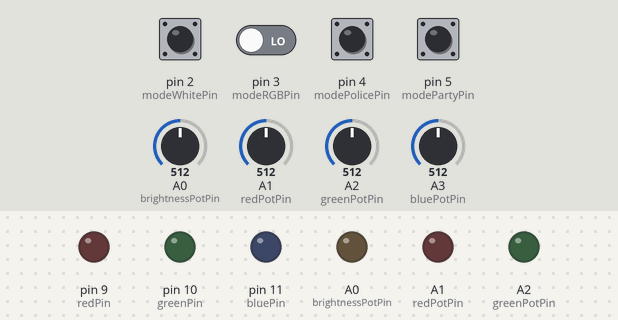
The sketch below on a simulated Arduino Uno, built with avr-gcc and run on an emulated ATmega328P. Parts: output pins drawn as LEDs (lit = HIGH). Dashed ring = blinking. The test bench sets the inputs (shaded band); at power-on: pin 2 (modeWhitePin), pin 3 (modeRGBPin), pin 4 (modePolicePin), pin 5 (modePartyPin) LOW, A0 (brightnessPotPin) = 512, A1 (redPotPin) = 512, A2 (greenPotPin) = 512, A3 (bluePotPin) = 512.

Above: at 1.2 s.
1.3 s: pin 2 (modeWhitePin) pulled HIGH for 0.15 s
At 2.3 s:
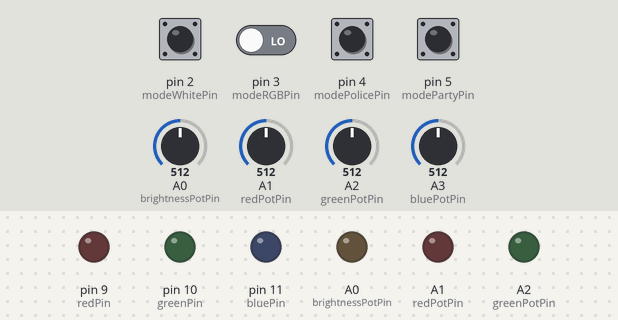
3.0 s: pin 4 (modePolicePin) pulled HIGH for 0.15 s
At 3.25 s:
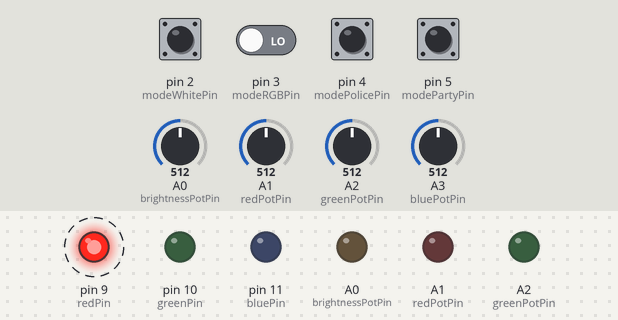
6.0 s: pin 5 (modePartyPin) pulled HIGH for 0.15 s
At 6.15 s:
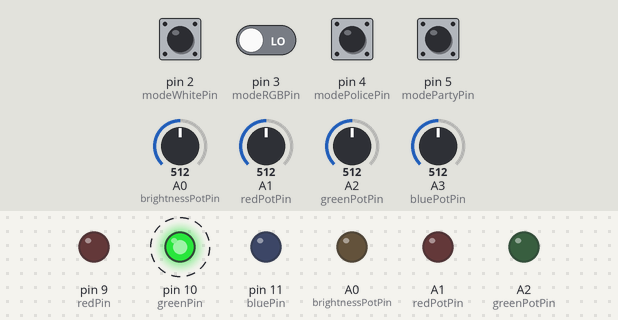
9.0 s: pin 3 (modeRGBPin) driven HIGH and pin 4 (modePolicePin) driven HIGH
At 9.15 s:
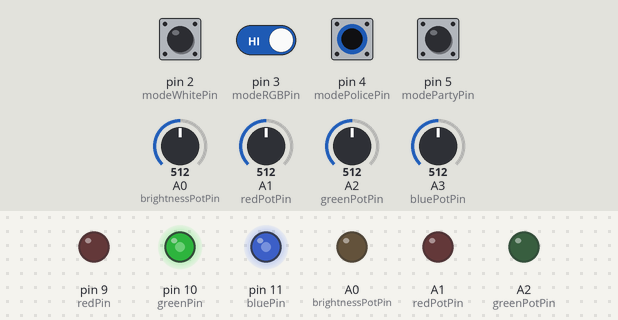
12.0 s: pin 4 (modePolicePin) driven LOW
At 12.17 s:
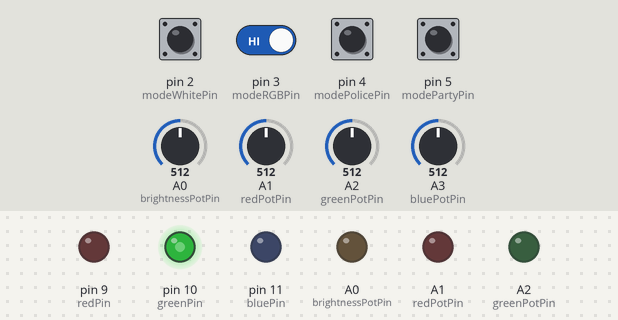
13.7 s: pin 2 (modeWhitePin) pulled HIGH for 1 s
At 14.5 s:
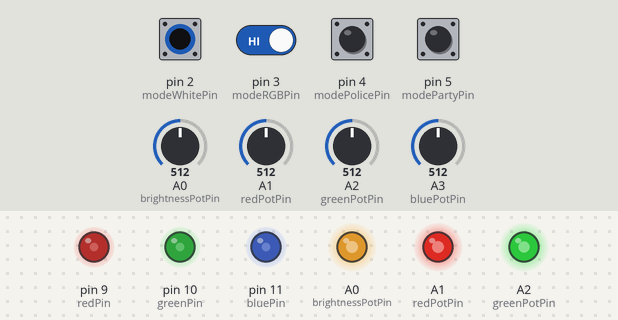
Timing chart, 0 to 16.7 s (numbered marks = the images above; inputs shaded):
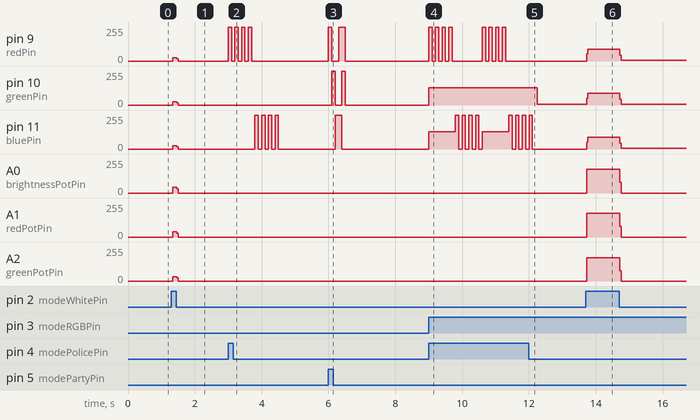

The sketch:

future_flashlight.ino
```cpp
/*
MODES
	White
	RGB
	Police
	Party Strobe

	Code for atmega328p using arduino IDE for 100W RGB LED Flashlight

	to further understand the Arduino IDE, go here: https://www.arduino.cc/reference/en/
*/

// defining intputs
const int inputSetup[] = {A0, A1, A2, A3, 2, 3, 4, 5}; // easier to define pinmodes in array
//actual used names for pins
const int modeWhitePin = 2; // rotary switch will pull one pin high at a time
const int modeRGBPin = 3;
const int modePolicePin = 4;
const int modePartyPin = 5;

const int brightnessPotPin = A0; // analog inputs for brightness levels using potentiometers
const int redPotPin = A1;
const int greenPotPin = A2;
const int bluePotPin = A3;

//defining outputs (only specific pins can be used for pwm output, will still work with digital 1 or 0)
const int ledPins[] = {9, 10, 11}; // define pinmodes in array
const int redPin = 9;
const int greenPin = 10;
const int bluePin = 11;


const int strobeDelay = 100; // in miliseconds
const int partySequence[][3] = {{1, 0, 0},	// red
								{0, 1, 0},	// green
								{0, 0, 1},	// blue
								{1, 0, 1},	// cyan
								{1, 1, 0},	// yellow
								{1, 0, 1}};	// magenta

void setup() {	//first executed code, pretty much "main()"
	for (int i = 0; i < sizeof(inputSetup); ++i) {
		pinMode(inputSetup[i], INPUT);
	}
	for (int i = 0; i < sizeof(ledPins); ++i) {
		pinMode(ledPins[i], OUTPUT);
	}
} // after this, will start running loop() located at the bottom of the script

void blank() { // turn all lights off
	for (int i = 0; i < sizeof(ledPins); ++i) {
		digitalWrite(ledPins[i], LOW);
	}
}

void checkWhiteMode() { // mode for solid white light with brightness controll
	if (digitalRead(modeWhitePin) == HIGH) { // check for mode pin as HIGH
		int whiteLevel = map(analogRead(brightnessPotPin), 0, 1020, 0, 255);
		for (int i = 0; i < sizeof(ledPins); ++i) {
			analogWrite(ledPins[i], whiteLevel);
		}
	} else { // turn off if mode not selected
		blank();
	}
}

void checkRGBMode() { // mode for RGB color selection with potentiometers
	if (digitalRead(modeRGBPin) == HIGH) {
		int redLevel = map(analogRead(redPotPin), 0, 1020, 0, 255); // maps to convert 10bit value to 8 bit for analogWrite() (pwm)
		int greenLevel = map(analogRead(greenPotPin), 0, 1020, 0, 255);
		int blueLevel = map(analogRead(bluePotPin), 0, 1020, 0, 255);
		analogWrite(redPin, redLevel);
		analogWrite(greenPin, greenLevel);
		analogWrite(bluePin, blueLevel);
	} else {
		blank();
	}
}

void checkPoliceMode() { // mode for police light animation
	if (digitalRead(modePolicePin) == HIGH) {
		for (int i = 0; i <= 3; ++i) {
			digitalWrite(redPin, HIGH);
			delay(strobeDelay);
			digitalWrite(redPin, LOW);
			delay(strobeDelay);
		}
		for (int i = 0; i <= 3; ++i) {
			digitalWrite(bluePin, HIGH);
			delay(strobeDelay);
			digitalWrite(bluePin, LOW);
			delay(strobeDelay);
		}
	} else {
		blank();
	}
}

void checkPartyMode() { // mode for party strobe with pre programed colors in 2d array
	if (digitalRead(modePartyPin) == HIGH) {
		for (int i = 0; i < 5; ++i) {
			digitalWrite(redPin, partySequence[i][0]);
			digitalWrite(greenPin, partySequence[i][1]);
			digitalWrite(bluePin, partySequence[i][2]);
			delay(strobeDelay);
		}
	} else {
		blank();
	}
}

void loop() { // loop will run through functions as they check themselves for on-state
	checkWhiteMode();
	checkRGBMode();
	checkPoliceMode();
	checkPartyMode();
}
```

Measured:
- after the input at 1.3 s, pin 9 (redPin), pin 10 (greenPin): 0/255 → 24/255 at once, → 0/255 0.12 s later
- after the input at 3.0 s, pin 9 (redPin): alternates 255/255 for 0.10 s and 0/255 for 0.10 s, 8 changes in all, then stays 0/255, starting at once; pin 11 (bluePin): alternates 255/255 for 0.10 s and 0/255 for 0.10 s, 8 changes in all, then stays 0/255, starting after 0.80 s
- after the input at 6.0 s, pin 9 (redPin): 0/255 → 255/255 at once, → 0/255 0.10 s later, → 255/255 0.20 s later, → 0/255 0.20 s later; pin 10 (greenPin): alternates 255/255 for 0.10 s and 0/255 for 0.20 s, 4 changes in all, then stays 0/255, starting after 0.10 s; pin 11 (bluePin): 0/255 → 255/255 after 0.20 s, → 0/255 0.20 s later
- after the input at 9.0 s, pin 9 (redPin): goes 3 × (255/255 0.10 s, 0/255 0.10 s), 255/255 0.10 s, 0/255 0.90 s, 3 × (255/255 0.10 s, 0/255 0.10 s), 255/255 0.10 s, then 0/255, starting at once; pin 10 (greenPin): 0/255 → 128/255 at once
- after the input at 12.0 s, pin 9 (redPin): stops changing and stays 0/255; pin 10 (greenPin): 128/255 → 5/255 after 0.24 s; pin 11 (bluePin): goes on until 12.1 s, then stays 0/255
- after the input at 13.7 s, pin 9 (redPin): 0/255 → 90/255 at once, → 5/255 1.0 s later; pin 10 (greenPin): 5/255 → 90/255 at once, → 5/255 1.0 s later
